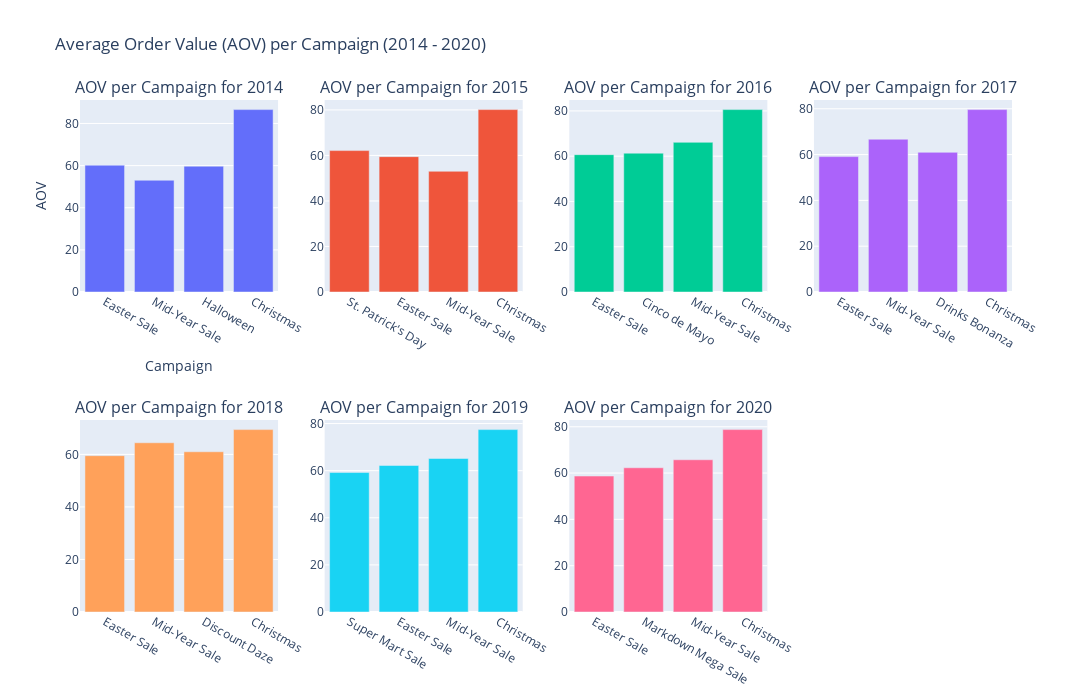

This figure's notebook cell:
### Markdown cell above
##### **Yearly Analysis of AOV per Campaign**

### Code cell
df_campaign_by_month = aov_analysis(df2)[4]
aov_campaign_bar_graph(df_campaign_by_month)

### Figure 1 — Plotly figure (JSON) as saved in the notebook; plotly's stock layout.template omitted (floating-point values rounded to 4 significant figures)
{"data": [{"hovertemplate": "AOV: %{y}", "type": "bar", "x": ["Easter Sale", "Mid-Year Sale", "Halloween", "Christmas"], "xaxis": "x", "y": [60.2, 53.04, 59.72, 86.59], "yaxis": "y"}, {"hovertemplate": "AOV: %{y}", "type": "bar", "x": ["St. Patrick's Day", "Easter Sale", "Mid-Year Sale", "Christmas"], "xaxis": "x2", "y": [62.13, 59.47, 53.04, 80.14], "yaxis": "y2"}, {"hovertemplate": "AOV: %{y}", "type": "bar", "x": ["Easter Sale", "Cinco de Mayo", "Mid-Year Sale", "Christmas"], "xaxis": "x3", "y": [60.67, 61.33, 66.12, 80.57], "yaxis": "y3"}, {"hovertemplate": "AOV: %{y}", "type": "bar", "x": ["Easter Sale", "Mid-Year Sale", "Drinks Bonanza", "Christmas"], "xaxis": "x4", "y": [59.11, 66.7, 60.98, 79.64], "yaxis": "y4"}, {"hovertemplate": "AOV: %{y}", "type": "bar", "x": ["Easter Sale", "Mid-Year Sale", "Discount Daze", "Christmas"], "xaxis": "x5", "y": [59.5, 64.42, 61.0, 69.43], "yaxis": "y5"}, {"hovertemplate": "AOV: %{y}", "type": "bar", "x": ["Super Mart Sale", "Easter Sale", "Mid-Year Sale", "Christmas"], "xaxis": "x6", "y": [59.2, 62.2, 65.16, 77.44], "yaxis": "y6"}, {"hovertemplate": "AOV: %{y}", "type": "bar", "x": ["Easter Sale", "Markdown Mega Sale", "Mid-Year Sale", "Christmas"], "xaxis": "x7", "y": [58.7, 62.28, 65.73, 78.77], "yaxis": "y7"}], "layout": {"annotations": [{"font": {"size": 16}, "showarrow": false, "text": "AOV per Campaign for 2014", "x": 0.1062, "xanchor": "center", "xref": "paper", "y": 1, "yanchor": "bottom", "yref": "paper"}, {"font": {"size": 16}, "showarrow": false, "text": "AOV per Campaign for 2015", "x": 0.3688, "xanchor": "center", "xref": "paper", "y": 1, "yanchor": "bottom", "yref": "paper"}, {"font": {"size": 16}, "showarrow": false, "text": "AOV per Campaign for 2016", "x": 0.6313, "xanchor": "center", "xref": "paper", "y": 1, "yanchor": "bottom", "yref": "paper"}, {"font": {"size": 16}, "showarrow": false, "text": "AOV per Campaign for 2017", "x": 0.8938, "xanchor": "center", "xref": "paper", "y": 1, "yanchor": "bottom", "yref": "paper"}, {"font": {"size": 16}, "showarrow": false, "text": "AOV per Campaign for 2018", "x": 0.1062, "xanchor": "center", "xref": "paper", "y": 0.375, "yanchor": "bottom", "yref": "paper"}, {"font": {"size": 16}, "showarrow": false, "text": "AOV per Campaign for 2019", "x": 0.3688, "xanchor": "center", "xref": "paper", "y": 0.375, "yanchor": "bottom", "yref": "paper"}, {"font": {"size": 16}, "showarrow": false, "text": "AOV per Campaign for 2020", "x": 0.6313, "xanchor": "center", "xref": "paper", "y": 0.375, "yanchor": "bottom", "yref": "paper"}], "height": 700, "showlegend": false, "title": {"text": "Average Order Value (AOV) per Campaign (2014 - 2020)"}, "width": 1200, "xaxis": {"anchor": "y", "domain": [0, 0.2125], "title": {"text": "Campaign"}}, "xaxis2": {"anchor": "y2", "domain": [0.2625, 0.475]}, "xaxis3": {"anchor": "y3", "domain": [0.525, 0.7375]}, "xaxis4": {"anchor": "y4", "domain": [0.7875, 1]}, "xaxis5": {"anchor": "y5", "domain": [0, 0.2125]}, "xaxis6": {"anchor": "y6", "domain": [0.2625, 0.475]}, "xaxis7": {"anchor": "y7", "domain": [0.525, 0.7375]}, "xaxis8": {"anchor": "y8", "domain": [0.7875, 1]}, "yaxis": {"anchor": "x", "domain": [0.625, 1], "title": {"text": "AOV"}}, "yaxis2": {"anchor": "x2", "domain": [0.625, 1]}, "yaxis3": {"anchor": "x3", "domain": [0.625, 1]}, "yaxis4": {"anchor": "x4", "domain": [0.625, 1]}, "yaxis5": {"anchor": "x5", "domain": [0, 0.375]}, "yaxis6": {"anchor": "x6", "domain": [0, 0.375]}, "yaxis7": {"anchor": "x7", "domain": [0, 0.375]}, "yaxis8": {"anchor": "x8", "domain": [0, 0.375]}}}
